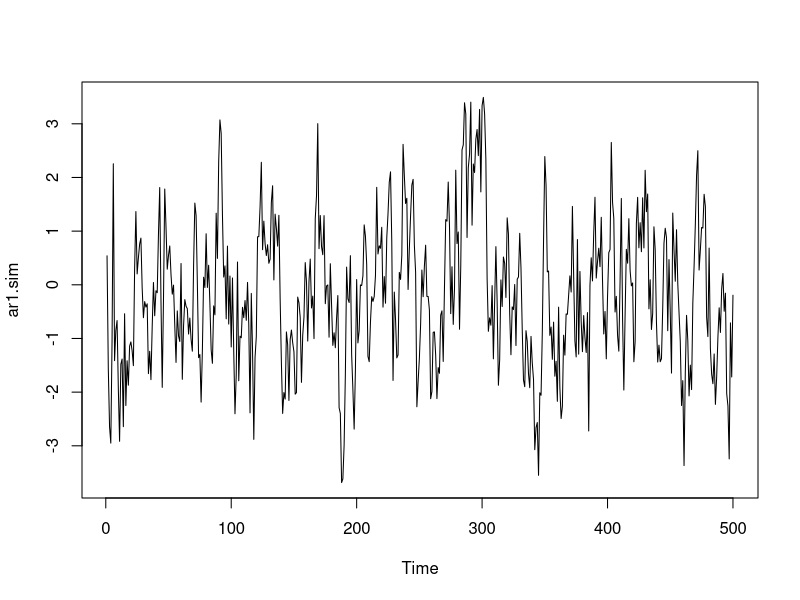
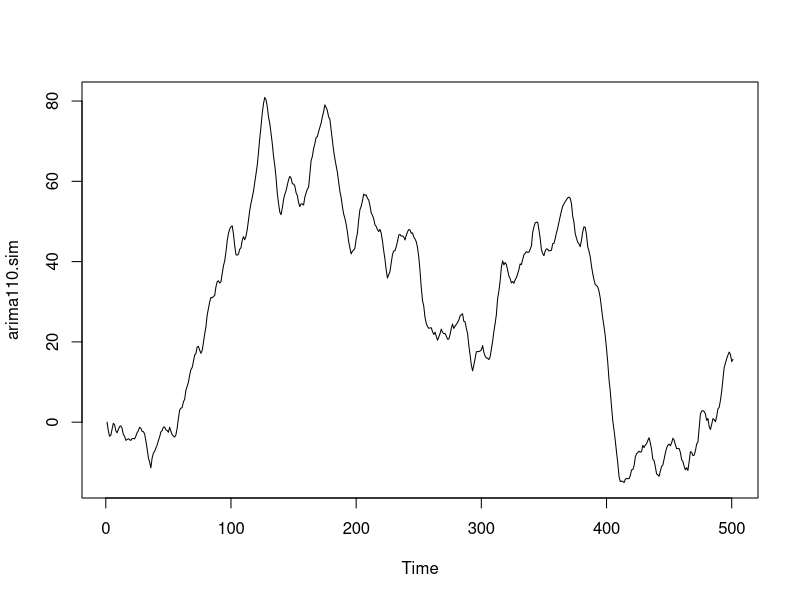
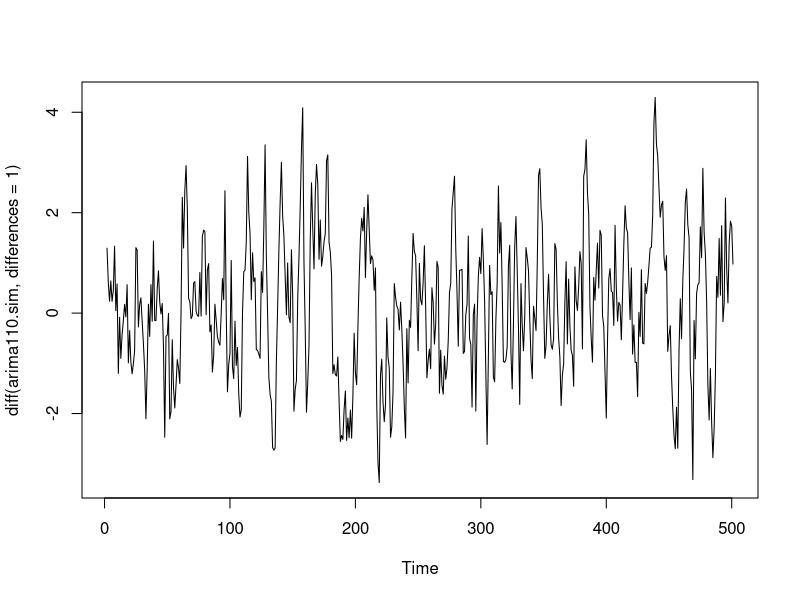
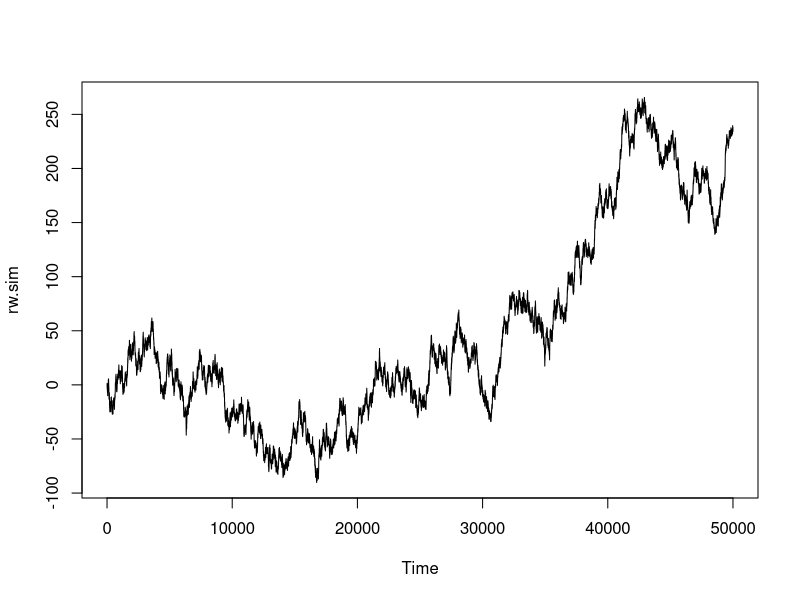
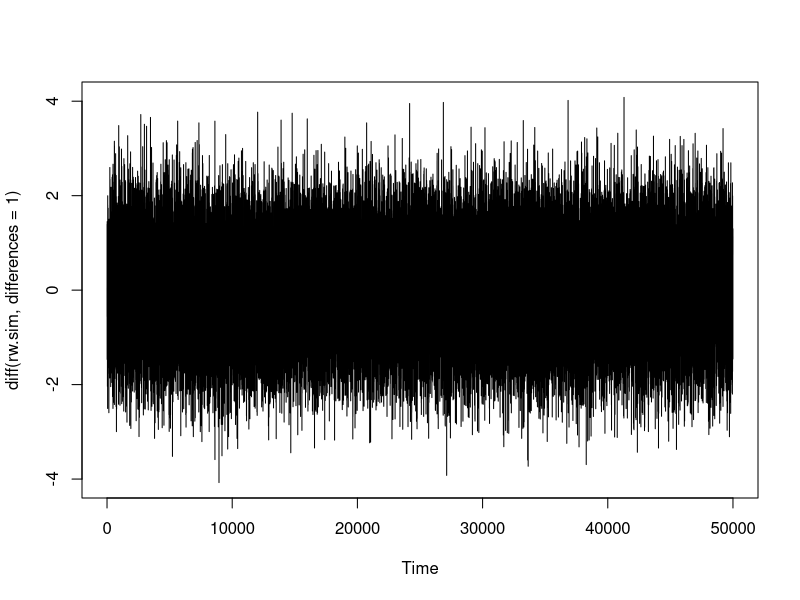

Generate these figures, in order, with R:
## ---- chunk 1
ar1.sim = arima.sim(list(order = c(1,0,0), ar = 0.7), n =500)
ts.plot(ar1.sim)

## ---- chunk 2
arima110.sim <- arima.sim(list(order = c(1,1,0), ar = 0.7), n =500)
ts.plot(arima110.sim)

## ---- chunk 3
arima110.sim <- arima.sim(list(order = c(1,1,0), ar = 0.7), n =500)
ts.plot(diff(arima110.sim, differences=1))

## ---- chunk 4
rw.sim <- arima.sim(list(order = c(0,1,0)), n =50000)

#Plotando a série original
ts.plot(rw.sim)

## ---- chunk 5
#Plotando a série com uma única diferença
ts.plot(diff(rw.sim, differences=1))

